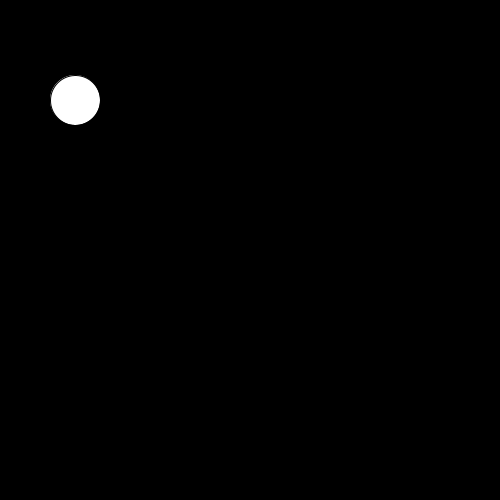
Frame 1 (no input)
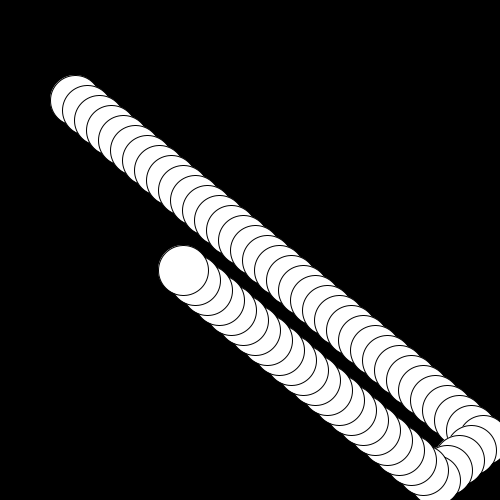
Frame 60 (the mouse pressed at the canvas centre just before this capture)
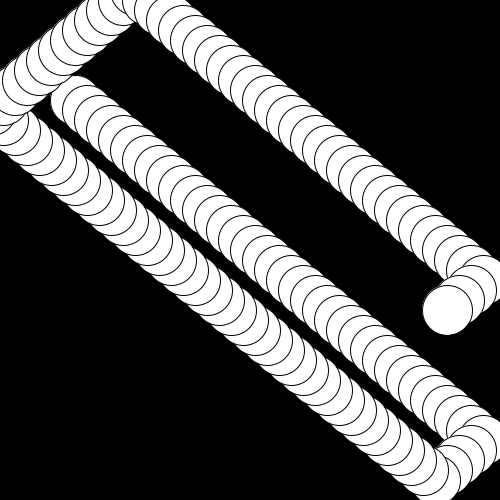
Frame 120 (the mouse held since frame 60 and released just before this capture)

The Processing sketch that drew these frames (run headless with seeded random() and noise(); from frame 60 on, the mouse is pressed at the canvas centre):

// Processing sketch: processing_105663
// ── processing_105663.pde

// Reese Wills
// Bouncy Ball
// 8/5/2013

void setup(){  
  size(500,500);
  background(0);
  frameRate(60);
}

int dx =12;
int dy =10;

int x =75;
int y =100;

void draw(){
  fill(255);
  ellipse(x,y,50,50);

x = x + dx;
y = y + dy;

if ( x< 0 || x > 475){
  dx = -1 * dx;
}
  if ( y < 0 || y > 475) {
    dy = -1 * dy;

  }
}
